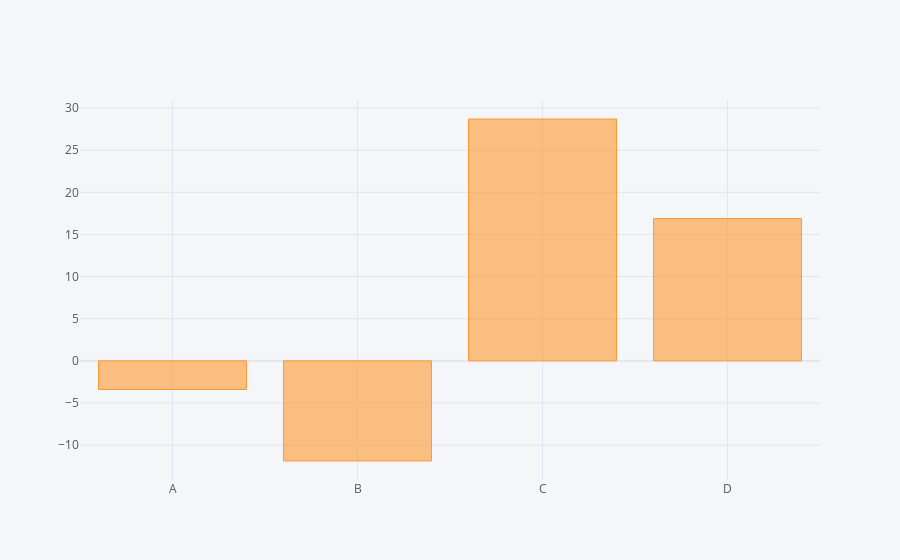

Source (notebook cell):
### Code cell
df.sum().iplot(kind='bar')

### Figure 1 — Plotly figure (JSON) as saved in the notebook; plotly's stock layout.template omitted (floating-point values rounded to 4 significant figures)
{"data": [{"marker": {"color": "rgba(255, 153, 51, 0.6)", "line": {"color": "rgba(255, 153, 51, 1.0)", "width": 1}}, "name": "None", "orientation": "v", "text": "", "type": "bar", "x": ["A", "B", "C", "D"], "y": [-3.4, -11.89, 28.71, 16.9]}], "layout": {"legend": {"bgcolor": "#F5F6F9", "font": {"color": "#4D5663"}}, "paper_bgcolor": "#F5F6F9", "plot_bgcolor": "#F5F6F9", "title": {"font": {"color": "#4D5663"}}, "xaxis": {"gridcolor": "#E1E5ED", "showgrid": true, "tickfont": {"color": "#4D5663"}, "title": {"font": {"color": "#4D5663"}, "text": ""}, "zerolinecolor": "#E1E5ED"}, "yaxis": {"gridcolor": "#E1E5ED", "showgrid": true, "tickfont": {"color": "#4D5663"}, "title": {"font": {"color": "#4D5663"}, "text": ""}, "zerolinecolor": "#E1E5ED"}}}
